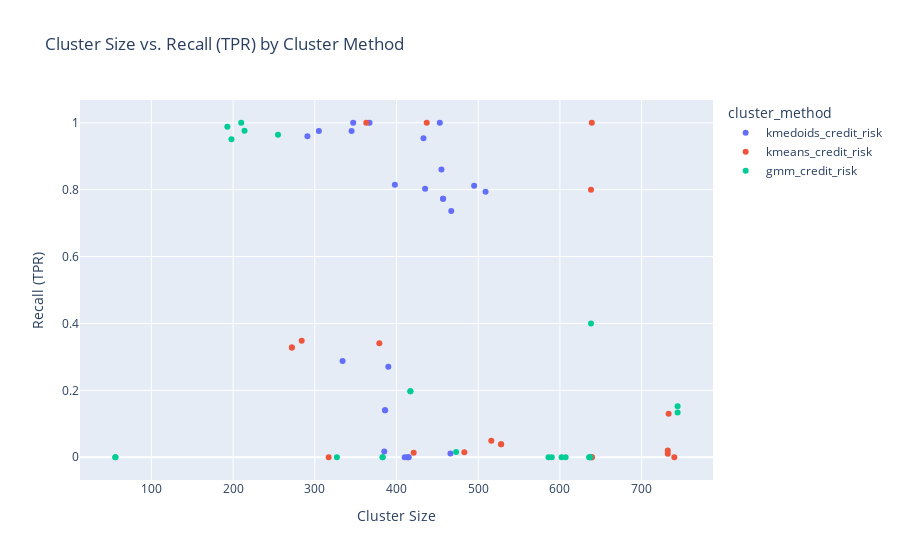

Notebook code for this chart:
### Code cell
# %% [code]
fig6 = px.scatter(df2, x="Cluster Size", y="Recall (TPR)", color="cluster_method",
                  title="Cluster Size vs. Recall (TPR) by Cluster Method")
fig6.show()

### Figure 1 — Plotly figure (JSON) as saved in the notebook; plotly's stock layout.template omitted (floating-point values rounded to 4 significant figures)
{"data": [{"hovertemplate": "cluster_method=kmedoids_credit_risk<br>Cluster Size=%{x}<br>Recall (TPR)=%{y}<extra></extra>", "legendgroup": "kmedoids_credit_risk", "marker": {"color": "#636efa", "symbol": "circle"}, "mode": "markers", "name": "kmedoids_credit_risk", "orientation": "v", "showlegend": true, "type": "scatter", "x": [367, 433, 386, 414, 457, 343, 345, 455, 386, 414, 457, 343, 453, 347, 415, 385, 398, 402, 509, 291, 390, 410, 333, 467, 305, 495, 466, 334, 435, 365], "xaxis": "x", "y": [1, 0.954, 0.1404, 0, 0.7725, null, 0.9753, 0.8605, 0.1404, 0, 0.7725, null, 1, 1, 0, 0.01724, 0.8144, null, 0.7935, 0.96, 0.2708, 0, null, 0.7365, 0.9756, 0.8118, 0.01149, 0.2875, 0.8024, null], "yaxis": "y"}, {"hovertemplate": "cluster_method=kmeans_credit_risk<br>Cluster Size=%{x}<br>Recall (TPR)=%{y}<extra></extra>", "legendgroup": "kmeans_credit_risk", "marker": {"color": "#EF553B", "symbol": "circle"}, "mode": "markers", "name": "kmeans_credit_risk", "orientation": "v", "showlegend": true, "type": "scatter", "x": [733, 67, 272, 528, 161, 639, 68, 732, 272, 528, 161, 639, 363, 437, 483, 317, 167, 633, 60, 740, 379, 421, 161, 639, 68, 732, 284, 516, 162, 638], "xaxis": "x", "y": [0.13, null, 0.3281, 0.03883, null, 0, null, 0.0202, 0.3281, 0.03883, null, 0, 1, 1, 0.01504, 0, null, null, null, 0, 0.3407, 0.01316, null, 1, null, 0.0101, 0.3485, 0.0495, null, 0.8], "yaxis": "y"}, {"hovertemplate": "cluster_method=gmm_credit_risk<br>Cluster Size=%{x}<br>Recall (TPR)=%{y}<extra></extra>", "legendgroup": "gmm_credit_risk", "marker": {"color": "#00cc96", "symbol": "circle"}, "mode": "markers", "name": "gmm_credit_risk", "orientation": "v", "showlegend": true, "type": "scatter", "x": [607, 193, 383, 417, 164, 636, 210, 590, 383, 417, 164, 636, 602, 198, 473, 327, 167, 633, 255, 545, 744, 56, 162, 638, 214, 586, 744, 56, 163, 637], "xaxis": "x", "y": [0, 0.988, 0, 0.197, null, 0, 1, 0, 0, 0.197, null, 0, 0, 0.9509, 0.01575, 0, null, null, 0.9641, null, 0.1524, 0, null, 0.4, 0.9758, 0, 0.1341, 0, null, 0], "yaxis": "y"}], "layout": {"legend": {"title": {"text": "cluster_method"}, "tracegroupgap": 0}, "title": {"text": "Cluster Size vs. Recall (TPR) by Cluster Method"}, "xaxis": {"anchor": "y", "domain": [0, 1], "title": {"text": "Cluster Size"}}, "yaxis": {"anchor": "x", "domain": [0, 1], "title": {"text": "Recall (TPR)"}}}}
